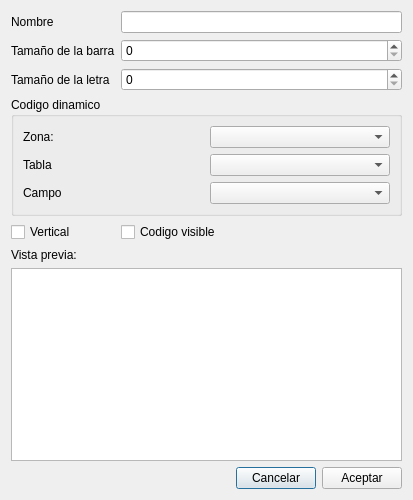
<?xml version="1.0" encoding="UTF-8"?>
<ui version="4.0">
 <class>EditCodeBarDlg</class>
 <widget class="QDialog" name="EditCodeBarDlg">
  <property name="geometry">
   <rect>
    <x>0</x>
    <y>0</y>
    <width>413</width>
    <height>500</height>
   </rect>
  </property>
  <property name="windowTitle">
   <string>Dialog</string>
  </property>
  <layout class="QGridLayout" name="gridLayout_2">
   <item row="8" column="0" colspan="2">
    <layout class="QHBoxLayout" name="horizontalLayout">
     <item>
      <spacer name="horizontalSpacer">
       <property name="orientation">
        <enum>Qt::Horizontal</enum>
       </property>
       <property name="sizeHint" stdset="0">
        <size>
         <width>40</width>
         <height>20</height>
        </size>
       </property>
      </spacer>
     </item>
     <item>
      <widget class="QPushButton" name="btnCancel">
       <property name="text">
        <string>Cancelar</string>
       </property>
      </widget>
     </item>
     <item>
      <widget class="QPushButton" name="pushButton">
       <property name="text">
        <string>Aceptar</string>
       </property>
      </widget>
     </item>
    </layout>
   </item>
   <item row="1" column="0">
    <widget class="QLabel" name="label_2">
     <property name="text">
      <string>Tamaño de la barra</string>
     </property>
    </widget>
   </item>
   <item row="3" column="0">
    <widget class="QLabel" name="label_6">
     <property name="text">
      <string>Tamaño de la letra</string>
     </property>
    </widget>
   </item>
   <item row="6" column="0">
    <widget class="QLabel" name="label">
     <property name="text">
      <string>Vista previa:</string>
     </property>
    </widget>
   </item>
   <item row="5" column="0">
    <widget class="QCheckBox" name="checkVertical">
     <property name="text">
      <string>Vertical</string>
     </property>
    </widget>
   </item>
   <item row="3" column="1">
    <widget class="QSpinBox" name="spinFontSize"/>
   </item>
   <item row="1" column="1">
    <widget class="QSpinBox" name="spinBarSize"/>
   </item>
   <item row="7" column="0" colspan="2">
    <widget class="QGraphicsView" name="graphicsView"/>
   </item>
   <item row="4" column="0" colspan="2">
    <widget class="QGroupBox" name="groupBox_2">
     <property name="title">
      <string>Codigo dinamico</string>
     </property>
     <property name="checkable">
      <bool>false</bool>
     </property>
     <property name="checked">
      <bool>false</bool>
     </property>
     <layout class="QGridLayout" name="gridLayout">
      <item row="0" column="0">
       <widget class="QLabel" name="label_3">
        <property name="text">
         <string>Zona:</string>
        </property>
       </widget>
      </item>
      <item row="0" column="1">
       <widget class="QComboBox" name="comboZona"/>
      </item>
      <item row="1" column="0">
       <widget class="QLabel" name="label_4">
        <property name="text">
         <string>Tabla</string>
        </property>
       </widget>
      </item>
      <item row="1" column="1">
       <widget class="QComboBox" name="comboTable"/>
      </item>
      <item row="2" column="0">
       <widget class="QLabel" name="label_5">
        <property name="text">
         <string>Campo</string>
        </property>
       </widget>
      </item>
      <item row="2" column="1">
       <widget class="QComboBox" name="comboCampo"/>
      </item>
     </layout>
    </widget>
   </item>
   <item row="5" column="1">
    <widget class="QCheckBox" name="checkBox">
     <property name="text">
      <string>Codigo visible</string>
     </property>
    </widget>
   </item>
   <item row="0" column="0">
    <widget class="QLabel" name="label_7">
     <property name="text">
      <string>Nombre</string>
     </property>
    </widget>
   </item>
   <item row="0" column="1">
    <widget class="QLineEdit" name="txt_nombre"/>
   </item>
  </layout>
 </widget>
 <resources/>
 <connections/>
</ui>
